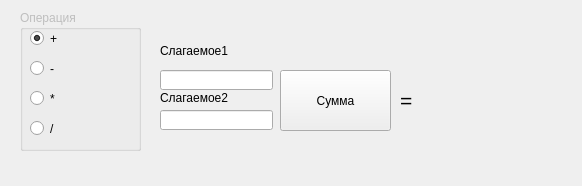
<?xml version="1.0" encoding="UTF-8"?>
<ui version="4.0">
 <class>Widget</class>
 <widget class="QWidget" name="Widget">
  <property name="geometry">
   <rect>
    <x>0</x>
    <y>0</y>
    <width>582</width>
    <height>186</height>
   </rect>
  </property>
  <property name="windowTitle">
   <string>Widget</string>
  </property>
  <widget class="QRadioButton" name="plus">
   <property name="geometry">
    <rect>
     <x>30</x>
     <y>30</y>
     <width>82</width>
     <height>17</height>
    </rect>
   </property>
   <property name="text">
    <string>+</string>
   </property>
   <property name="checked">
    <bool>true</bool>
   </property>
  </widget>
  <widget class="QRadioButton" name="minus">
   <property name="geometry">
    <rect>
     <x>30</x>
     <y>60</y>
     <width>82</width>
     <height>17</height>
    </rect>
   </property>
   <property name="text">
    <string>-</string>
   </property>
  </widget>
  <widget class="QRadioButton" name="mnoz">
   <property name="geometry">
    <rect>
     <x>30</x>
     <y>90</y>
     <width>82</width>
     <height>17</height>
    </rect>
   </property>
   <property name="text">
    <string>*</string>
   </property>
  </widget>
  <widget class="QRadioButton" name="dele">
   <property name="geometry">
    <rect>
     <x>30</x>
     <y>120</y>
     <width>82</width>
     <height>17</height>
    </rect>
   </property>
   <property name="text">
    <string>/</string>
   </property>
   <property name="checkable">
    <bool>true</bool>
   </property>
  </widget>
  <widget class="QGroupBox" name="groupBox">
   <property name="enabled">
    <bool>false</bool>
   </property>
   <property name="geometry">
    <rect>
     <x>20</x>
     <y>10</y>
     <width>121</width>
     <height>141</height>
    </rect>
   </property>
   <property name="title">
    <string>Операция</string>
   </property>
   <property name="flat">
    <bool>false</bool>
   </property>
  </widget>
  <widget class="QLineEdit" name="oper1">
   <property name="geometry">
    <rect>
     <x>160</x>
     <y>70</y>
     <width>113</width>
     <height>20</height>
    </rect>
   </property>
  </widget>
  <widget class="QLineEdit" name="oper2">
   <property name="geometry">
    <rect>
     <x>160</x>
     <y>110</y>
     <width>113</width>
     <height>20</height>
    </rect>
   </property>
  </widget>
  <widget class="QLabel" name="operlabel1">
   <property name="geometry">
    <rect>
     <x>160</x>
     <y>40</y>
     <width>111</width>
     <height>21</height>
    </rect>
   </property>
   <property name="text">
    <string>Слагаемое1</string>
   </property>
  </widget>
  <widget class="QLabel" name="operlable2">
   <property name="geometry">
    <rect>
     <x>160</x>
     <y>90</y>
     <width>111</width>
     <height>16</height>
    </rect>
   </property>
   <property name="text">
    <string>Слагаемое2</string>
   </property>
  </widget>
  <widget class="QPushButton" name="count">
   <property name="geometry">
    <rect>
     <x>280</x>
     <y>70</y>
     <width>111</width>
     <height>61</height>
    </rect>
   </property>
   <property name="text">
    <string>Сумма</string>
   </property>
  </widget>
  <widget class="QLabel" name="label_3">
   <property name="geometry">
    <rect>
     <x>400</x>
     <y>90</y>
     <width>20</width>
     <height>21</height>
    </rect>
   </property>
   <property name="font">
    <font>
     <pointsize>16</pointsize>
    </font>
   </property>
   <property name="text">
    <string>=</string>
   </property>
  </widget>
  <widget class="QLabel" name="resultlable">
   <property name="geometry">
    <rect>
     <x>440</x>
     <y>90</y>
     <width>111</width>
     <height>21</height>
    </rect>
   </property>
   <property name="text">
    <string/>
   </property>
  </widget>
  <widget class="QLabel" name="error">
   <property name="geometry">
    <rect>
     <x>420</x>
     <y>150</y>
     <width>141</width>
     <height>31</height>
    </rect>
   </property>
   <property name="text">
    <string/>
   </property>
  </widget>
  <widget class="QLabel" name="errorOP">
   <property name="geometry">
    <rect>
     <x>430</x>
     <y>10</y>
     <width>141</width>
     <height>31</height>
    </rect>
   </property>
   <property name="text">
    <string/>
   </property>
  </widget>
  <zorder>groupBox</zorder>
  <zorder>plus</zorder>
  <zorder>minus</zorder>
  <zorder>mnoz</zorder>
  <zorder>dele</zorder>
  <zorder>oper1</zorder>
  <zorder>oper2</zorder>
  <zorder>operlabel1</zorder>
  <zorder>operlable2</zorder>
  <zorder>count</zorder>
  <zorder>label_3</zorder>
  <zorder>resultlable</zorder>
  <zorder>error</zorder>
  <zorder>errorOP</zorder>
 </widget>
 <layoutdefault spacing="6" margin="11"/>
 <resources/>
 <connections/>
</ui>
